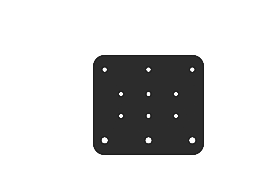

Here is the Python script that generated this plot:
import svgwrite
import numpy as np


H=100
W=90
D1=7.137/2
D2=5.5/2
x1=12.7
x2=35
x3=55
x4=77.3
lw=0.02

dwg = svgwrite.Drawing(filename='XCplate.svg', profile="full", size=('%dmm'%(W), '%dmm'%(H)), viewBox=('0 0 %d %d'%(W, H)))


circles_big=[[(x1,90), D1], [(x1,50), D1], [(x1,10), D1]]

circles_small=[[(x2,25), D2], [(x2, 50), D2], [(x2, 75), D2], 
                [(x3,25), D2], [(x3, 50), D2], [(x3, 75), D2], 
                [(x4,10), D2], [(x4, 50), D2], [(x4, 90), D2] 
              ]


for c in circles_small:
   cir = dwg.circle(center=c[0], r=c[1]).fill(color=None,opacity=0).stroke(color="red",width=lw)
   dwg.add(cir)

for c in circles_big:
   cir = dwg.circle(center=c[0], r=c[1]).fill(color=None,opacity=0).stroke(color="red",width=lw)
   dwg.add(cir)

B=dwg.rect(insert=(0,0),size=[W,H],rx=10,ry=10).fill(color=None,opacity=0).stroke(color="blue",width=lw)
dwg.add(B)

dwg.save()
